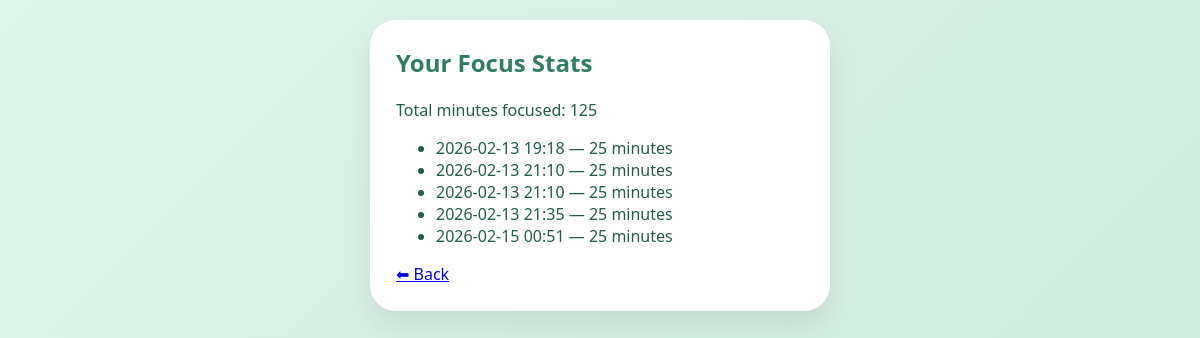
The app's page /stats (signed in) with its own data.
### app.py (models this page shows)
class FocusSession(db.Model):
    id = db.Column(db.Integer, primary_key=True)
    minutes = db.Column(db.Integer)
    timestamp = db.Column(db.DateTime, default=datetime.utcnow)
    user_id = db.Column(db.Integer, db.ForeignKey("user.id"))

### app.py (the view)
@app.route("/stats")
@login_required
def stats():
    sessions = FocusSession.query.filter_by(user_id=current_user.id).all()
    total = sum(s.minutes for s in sessions)
    return render_template("stats.html", sessions=sessions, total=total)

### app.py (called while the page is built)
@login_manager.user_loader
def load_user(user_id):
    return User.query.get(int(user_id))

### templates/stats.html (shortened to what this page needs)
<!DOCTYPE html>
<html>
<head>
  <link rel="stylesheet" href="{{ url_for('static', filename='style.css') }}">
</head>
<body>
<div class="container">
  <div class="card">
    <h2>Your Focus Stats</h2>
    <p>Total minutes focused: {{ total }}</p>
    <ul>
      {% for s in sessions %}
        <li>{{ s.timestamp.strftime("%Y-%m-%d %H:%M") }} — {{ s.minutes }} minutes</li>
      {% endfor %}
    </ul>
    <a href="{{ url_for('dashboard') }}">⬅ Back</a>
  </div>
</div>
</body>
</html>

### static/style.css (style rules this page uses)
* { box-sizing: border-box; }
body { margin: 0; min-height: 100vh; background: linear-gradient(135deg, #dff3ea, #cfe9dd); font-family: "Segoe UI", system-ui, sans-serif; color: #245c4a; }
.container { max-width: 500px; margin: auto; padding: 20px; }
.card { background: white; border-radius: 26px; padding: 26px; margin-bottom: 20px; box-shadow: 0 15px 30px rgba(0,0,0,0.08); animation: fadeIn 0.8s ease; }
h2 { margin-top: 0; color: #2f7d63; }

### records on screen
FocusSession: timestamp "2026-02-13 19:18", minutes "25"
FocusSession: timestamp "2026-02-13 21:10", minutes "25"
FocusSession: timestamp "2026-02-13 21:10", minutes "25"
FocusSession: timestamp "2026-02-13 21:35", minutes "25"
FocusSession: timestamp "2026-02-15 00:51", minutes "25"

### other values on screen
{{ total }} "125"
